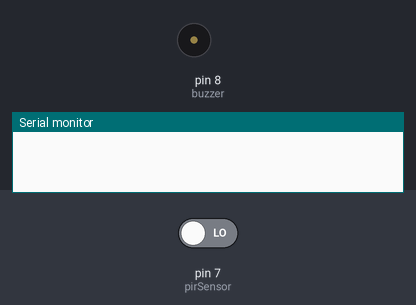
The sketch below on a simulated Arduino Uno, built with avr-gcc and run on an emulated ATmega328P. On the bench: buzzer (waves = sounding, pin HIGH), the last lines printed to the serial monitor. Inputs (shaded band) come from the test bench; at power-on: pin 7 (pirSensor) LOW.

Above: at 1.2 s.
1.3 s: pin 7 (pirSensor) driven HIGH
At 2.5 s:
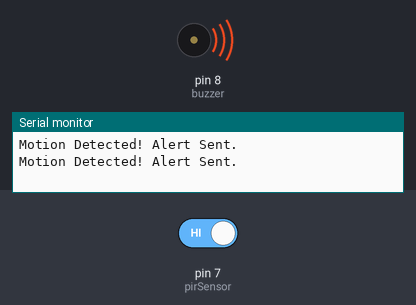
2.8 s: pin 7 (pirSensor) driven LOW
At 4.2 s:
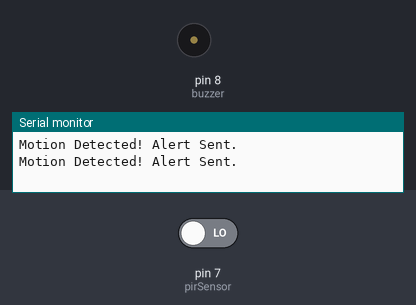
Timing chart, 0 to 5.8 s (numbered marks = the images above; inputs shaded):
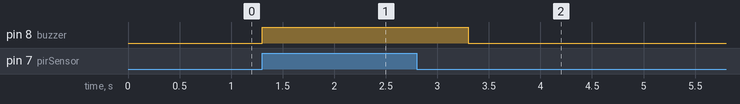

The sketch:

security_code.ino
```cpp
int pirSensor = 7;
int buzzer = 8;

void setup() {
  pinMode(pirSensor, INPUT);
  pinMode(buzzer, OUTPUT);
  Serial.begin(9600);
}

void loop() {
  int motion = digitalRead(pirSensor);

  if (motion == HIGH) {
    digitalWrite(buzzer, HIGH);
    Serial.println("Motion Detected! Alert Sent.");
    delay(1000);
  } else {
    digitalWrite(buzzer, LOW);
  }
}
```

Measured:
- after the input at 1.3 s, pin 8 (buzzer): LOW → HIGH at once
- after the input at 2.8 s, pin 8 (buzzer): HIGH → LOW after 0.50 s
